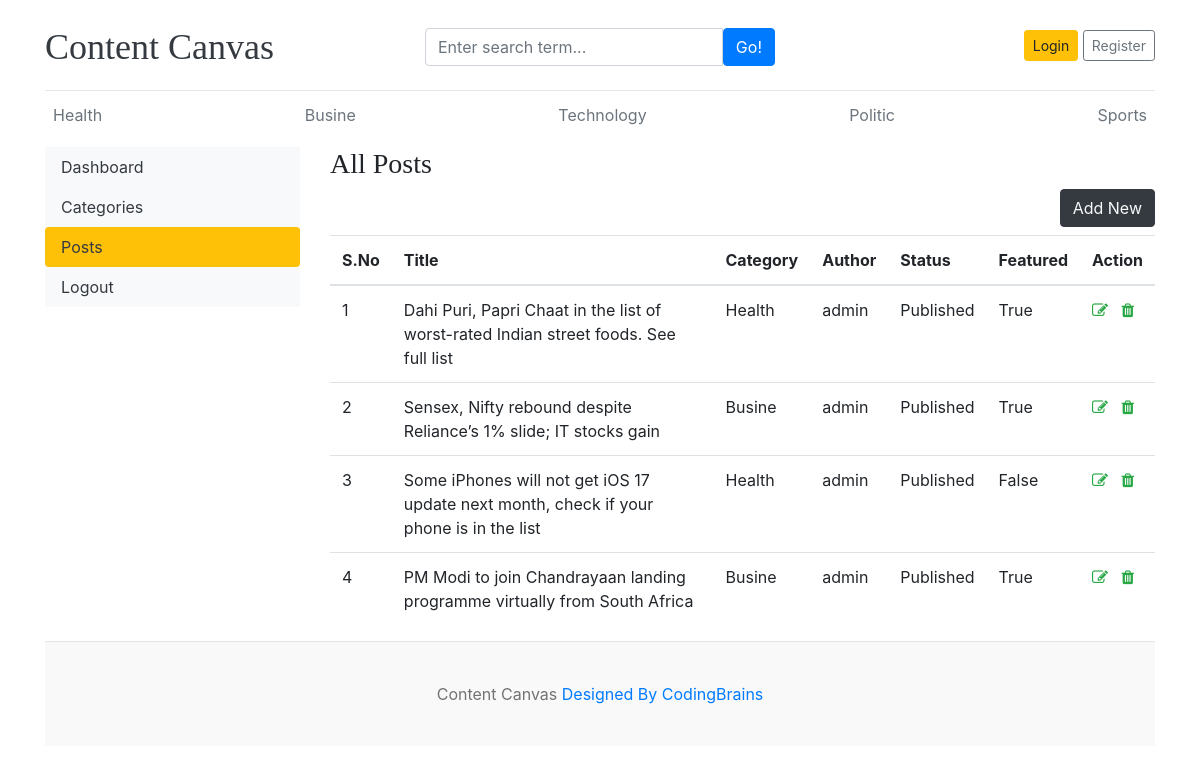
The app's page /dashboard/posts/ with its own data.
### blog/models.py (models this page shows, shortened)
class Category(models.Model):
    category_name=models.CharField(max_length=50,unique=True)
    created_at=models.DateTimeField(auto_now_add=True)
    updated_at=models.DateTimeField(auto_now=True)
    class Meta:
        verbose_name_plural='categories'
    def __str__(self):
        return self.category_name

class Blog(models.Model):
    title=models.CharField(max_length=100)
    slug=models.SlugField(max_length=100)
    category=models.ForeignKey(Category,on_delete=models.CASCADE)
    author=models.ForeignKey(User,on_delete=models.CASCADE)
    featured_image=models.ImageField(upload_to='uploads/%y/%m/%d')
    short_description=models.TextField(max_length=500,default=None)
    blog_body=models.TextField(max_length=2000)
    status=models.CharField(max_length=20,choices=STATUS_CHOICES,default="Draft")
    is_featured=models.BooleanField(default=True)
    created_at=models.DateTimeField(auto_now_add=True)
    updated_at=models.DateTimeField(auto_now=True)

### dashboards/views.py (the view)
# urls.py: path('posts/',views.posts,name='posts'),
def posts(request):
    posts=Blog.objects.all()
    context={
        'posts':posts,
    }
    return render(request,'dashboard/posts.html',context)

### blog/context_processors.py (called while the page is built)
def get_categories(request):
    categories=Category.objects.all()
    return dict(categories=categories)

def get_social_links(request):
    social_links=SocialLink.objects.all()
    return dict(social_links=social_links)

### templates/dashboard/posts.html (shortened to what this page needs)
{% extends 'base.html' %}
{% block content %}
<div class="row">
    {% include "dashboard/sidebar.html" %}
<div class="col-md-9">
    <h3>All Posts</h3>
    <a href="{% url 'add_post' %}" class="btn btn-dark text-light float-right mb-2">Add New</a>
    <table class="table table-hover">
    <thead>
    <tr>
    <th scope="col">S.No</th>
    <th scope="col">Title</th>
    <th scope="col">Category</th>
    <th scope="col">Author</th>
    <th scope="col">Status</th>
    <th scope="col">Featured</th>
    <th scope="col">Action</th>
    </tr>
    <tbody>
        {% for post in posts %}
        <tr>
            <td>{{forloop.counter}}</td>
            <td>{{post.title}}</td>
            <td>{{post.category}}</td>
            <td>{{post.author}}</td>
            <td>{{post.status}}</td>
            <td>{{post.is_featured}}</td>
            <td>
                <a href="{% url 'edit_post' post.id %}"><i class="fa fa-edit text-success"></i></a>
                <a href="{% url 'delete_post' post.id %}"><i class="fa fa-trash text-success"></i></a>
            </td>
        </tr>
        {% endfor %}
    </tbody>
    </thead>
    </table>
</div>
</div>
{% endblock %}

### templates/base.html (shortened to what this page needs)
{% load static %}
<!DOCTYPE html>
<html lang="en">
<head>
    <link href="https://getbootstrap.com/docs/4.0/dist/css/bootstrap.min.css" rel="stylesheet">
    <link href="{% static 'css/cc.css' %}" rel="stylesheet">
    <link rel="stylesheet" href="https://cdnjs.cloudflare.com/ajax/libs/font-awesome/4.7.0/css/font-awesome.min.css">
  </head>
<body>
    <div class="container">
      <header class="blog-header py-3">
        <div class="row flex-nowrap justify-content-between align-items-center">
          <div class="col-4 pt-1">
            <a class="blog-header-logo text-dark" href="/">Content Canvas</a>
          </div>
          <div class="col-4 pt-1">
                <form action={% url "search" %} method="GET">
                <div class="input-group">
                    <input class="form-control" type="text" name="keyword" value="{{keyword}}" placeholder="Enter search term..." aria-label="Enter search term..." aria-describedby="button-search" />
                    <button type="submit" class="btn btn-primary" id="button-search" type="button">Go!</button>
                </div>
              </form>
          </div>
          {% if not user.is_authenticated %}
          <div class="col-4 d-flex justify-content-end align-items-center">
            <a class="btn btn-sm btn-warning" href="{% url 'login' %}">Login</a> &nbsp;
            <a class="btn btn-sm btn-outline-secondary" href="{% url 'register' %}">Register</a>
          </div>
          {% else %}
          <span><a href="{% url 'dashboard' %}">Dashboard</a> <span>
          <span><a href="{% url 'logout' %}"> Logout</a></span>
          {% endif %}
        </div>
      </header>
      <div class="nav-scroller py-1 mb-2">
        <nav class="nav d-flex justify-content-between">
          {% for cat in categories %}
          <a class="p-2 text-muted" href="{% url 'posts_by_category' cat.id %}">{{cat.category_name}}</a>
          {% endfor %}
        </nav>
      </div>
{% block content %}
{% endblock  %}
<footer class="blog-footer">
    <p>Content Canvas  <a href="#">Designed By CodingBrains</a></p>
  </footer>
  </body>
  </html>

### contentcanvas/static/css/cc.css (style rules this page uses)
.blog-header { border-bottom: 1px solid #e5e5e5; }
.blog-header-logo { font-family: "Playfair Display", Georgia, "Times New Roman", serif; font-size: 2.25rem; }
h1, h2, h3, h4, h5, h6 { font-family: "Playfair Display", Georgia, "Times New Roman", serif; }
.blog-footer { padding: 2.5rem 0; color: #727272; text-align: center; background-color: #f9f9f9; border-top: .05rem solid #e5e5e5; }
.blog-footer p:last-child { margin-bottom: 0; }

### records on screen
Category: category_name "Health"
Category: category_name "Busine"
Category: category_name "Technology"
Category: category_name "Politic"
Category: category_name "Sports"
Blog: title "Dahi Puri, Papri Chaat in the list of worst-rated Indian street foods. See full list", category "Health", author "admin", status "Published", is_featured "True"
Blog: title "Sensex, Nifty rebound despite Reliance’s 1% slide; IT stocks gain", category "Busine", author "admin", status "Published", is_featured "True"
Blog: title "Some iPhones will not get iOS 17 update next month, check if your phone is in the list", category "Health", author "admin", status "Published", is_featured "False"
Blog: title "PM Modi to join Chandrayaan landing programme virtually from South Africa", category "Busine", author "admin", status "Published", is_featured "True"
